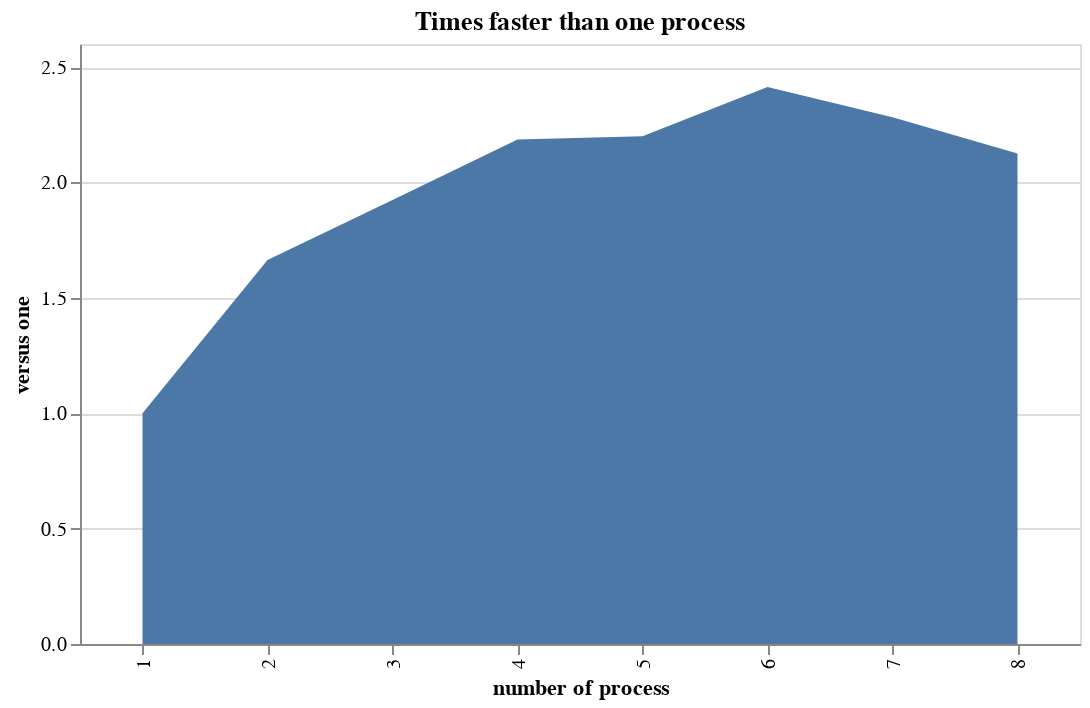

Notebook code cell kept with this figure:
### Code cell
import altair as alt

alt.Chart(df).mark_area().encode(
    x='number of process',
    y='versus one'
).properties(
    title='Times faster than one process',
    width=500,
    height=300
)

### Figure 1 — Vega-Lite specification as saved in the notebook (floating-point values rounded to 4 significant figures)
{"$schema": "https://vega.github.io/schema/vega-lite/v3.4.0.json", "config": {"mark": {"tooltip": null}, "view": {"height": 300, "width": 400}}, "data": {"name": "data-a8b82df650d92d0b02c89cb0e879f4cb"}, "datasets": {"data-a8b82df650d92d0b02c89cb0e879f4cb": [{"number of process": "1", "parallel loss": 0, "time, s": 2.749, "versus one": 1}, {"number of process": "2", "parallel loss": 0.168, "time, s": 1.652, "versus one": 1.664}, {"number of process": "3", "parallel loss": 0.3585, "time, s": 1.428, "versus one": 1.924}, {"number of process": "4", "parallel loss": 0.4535, "time, s": 1.257, "versus one": 2.186}, {"number of process": "5", "parallel loss": 0.56, "time, s": 1.249, "versus one": 2.2}, {"number of process": "6", "parallel loss": 0.5977, "time, s": 1.139, "versus one": 2.413}, {"number of process": "7", "parallel loss": 0.674, "time, s": 1.204, "versus one": 2.282}, {"number of process": "8", "parallel loss": 0.7343, "time, s": 1.293, "versus one": 2.126}]}, "encoding": {"x": {"field": "number of process", "type": "nominal"}, "y": {"field": "versus one", "type": "quantitative"}}, "height": 300, "mark": "area", "title": "Times faster than one process", "width": 500}
